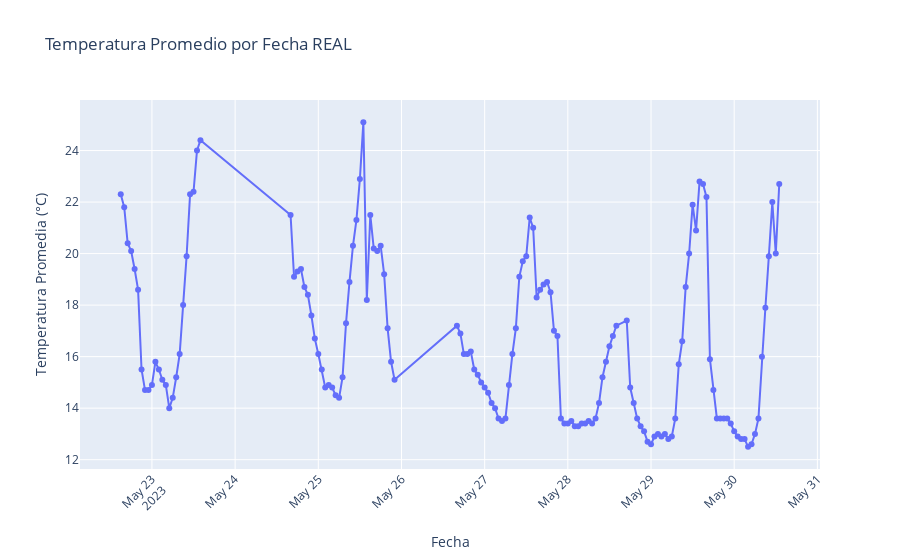

Notebook cell for this chart:
### Markdown cell above
#### DATOS: TEMPERATURA REGISTRADOS, REALES.

### Code cell
# Crear un gráfico de línea interactiva con la temperatura promedio
fig = go.Figure(data=go.Scatter(x=df_avg.index, y=df_avg['ta'], mode='lines+markers'))

# Configurar etiquetas y título del gráfico
fig.update_layout(xaxis_title='Fecha', yaxis_title='Temperatura Promedia (°C)', title='Temperatura Promedio por Fecha REAL')

# Rotar las etiquetas del eje x para mejorar la legibilidad
fig.update_layout(xaxis_tickangle=-45)

# Mostrar el gráfico
fig.show()

### Figure 1 — Plotly figure (JSON) as saved in the notebook; plotly's stock layout.template omitted (floating-point values rounded to 4 significant figures; data arrays with more than 128 entries replaced by an {"elided": "..."} marker saying what was removed)
{"data": [{"mode": "lines+markers", "type": "scatter", "x": {"elided": "147 str values"}, "y": {"elided": "147 float values"}}], "layout": {"title": {"text": "Temperatura Promedio por Fecha REAL"}, "xaxis": {"tickangle": -45, "title": {"text": "Fecha"}}, "yaxis": {"title": {"text": "Temperatura Promedia (°C)"}}}}
